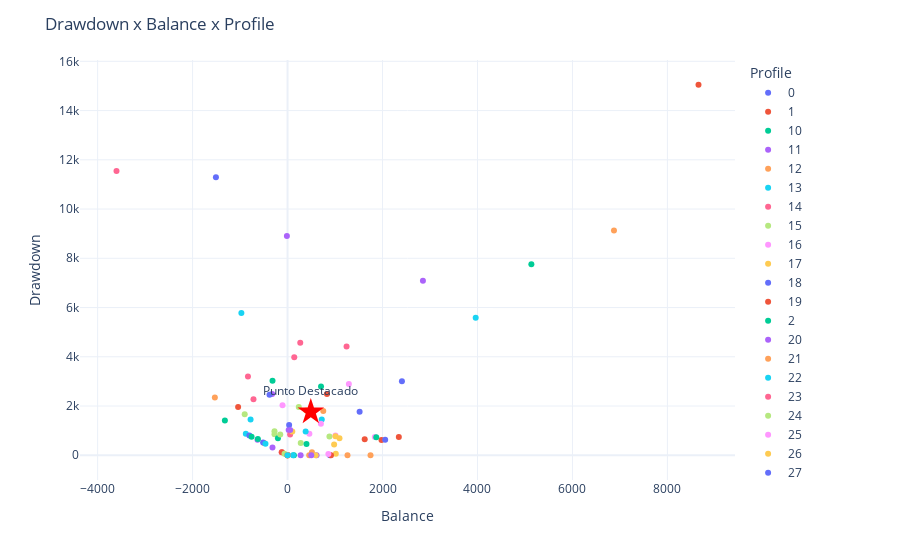

The cell this chart's notebook holds for it:
### Code cell
# Crear la gráfica de dispersión
fig = px.scatter(df, 
                 x="Balance", y="Drawdown", 
                 color="Profile", 
                 hover_name="Profile", 
                 template='plotly_white')

# Actualizar la escala de colores
fig.update_traces(marker=dict(colorscale=green_scale))

# Añadir el título
fig.update_layout(title='Drawdown x Balance x Profile')

# Añadir punto destacado
highlighted_point = {
    "x": [sum(df['Balance']) / len(df['Balance'])],
    "y": [sum(df['Drawdown']) / len(df['Drawdown'])],
    "text": ["Punto Destacado"],
    "marker": {"color": "red", "size": 20, "symbol": "star"}
}

fig.add_trace(
    go.Scatter(
        x=highlighted_point["x"],
        y=highlighted_point["y"],
        mode='markers+text',
        text=highlighted_point["text"],
        textposition='top center',
        marker=highlighted_point["marker"],
        name='Punto Destacado'
    )
)

# Calcular el centroide
X = sum(df['Balance']) / len(df['Balance'])
Y = sum(df['Drawdown']) / len(df['Drawdown'])
print(f'centroide X: {X}, Y: {Y}')

# Mostrar la gráfica
fig.show()
